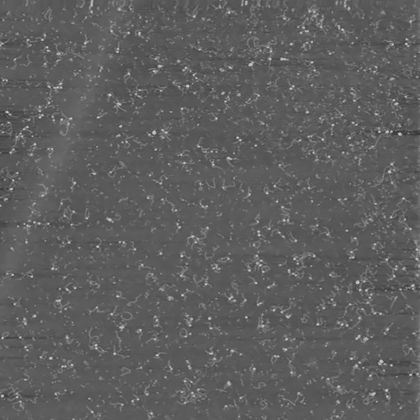
%> input picture 043_denoised.tif, 420 x 420 px, shrunk from 1920 x 1920 before the run
$ octave --eval "result = lowPassFilter(imread('043_denoised.tif'));"   (GNU Octave 9; MATLAB toolbox functions it lacks are replaced by stand-ins)
%> lines starting %> are read from the running program, lines starting %| are printed output that depends on the picture; in (x1, y1, x2, y2) boxes, pixels count from 0 and x2, y2 are one past the last pixel; in counts of white or black regions, pixels touching at a corner belong together; the program's own positions count from 1
function [ image ] = lowPassFilter( image )
%FFT Summary of this function goes here
%   Detailed explanation goes here

 	image = fftshift(fft2(image));
    gray_image = mat2gray(log(abs(image)));
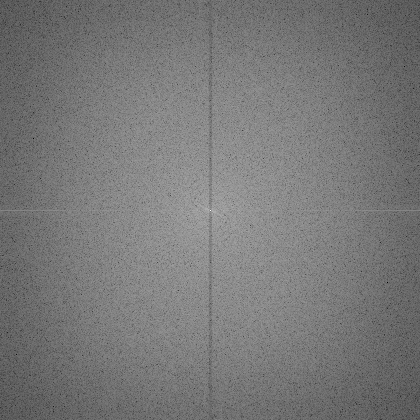
%> gray_image: size 420x420 double; min 0, max 1, mean 0.472
    threshold = graythresh(gray_image);
%> threshold = 0.471
    bwImage = im2bw(gray_image,threshold);
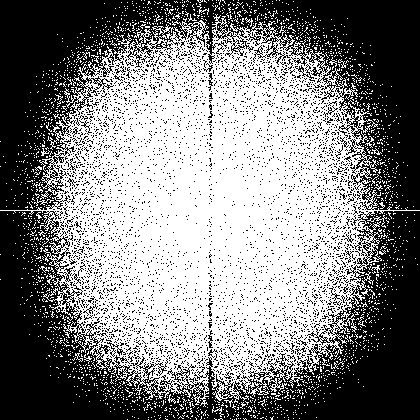
%> bwImage: size 420x420 logical; 50.9% white; 4148 black regions (4118 under 20 px), largest, box (x1, y1, x2, y2) and area: (0, 0, 420, 210) 38930, (0, 211, 420, 420) 38532, (295, 64, 315, 82) 81

    SE = strel('disk', 4, 8);
    bwImage(floor(size(bwImage, 1)/2) - 20 : floor(size(bwImage, 1)/2) + 20, ...
    floor(size(bwImage, 2)/2) - 20 : floor(size(bwImage, 2)/2) + 20) = 1;
    bwImage = imerode(bwImage, SE);
%> bwImage: size 420x420 logical; 6.4% white; 237 white regions (196 under 20 px), largest, box (x1, y1, x2, y2) and area: (121, 112, 300, 309) 8304, (134, 126, 154, 138) 91, (267, 283, 287, 295) 91
    bwImage = bwareafilt(bwImage, 1, 'largest');
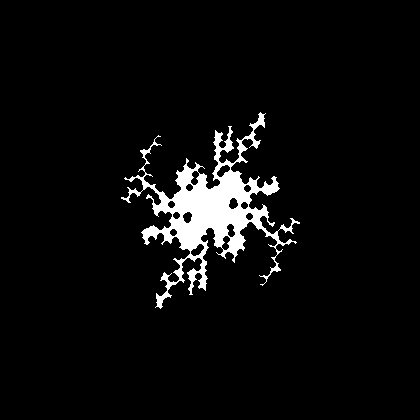
%> bwImage: size 420x420 logical; 4.7% white; 1 white region, box (x1, y1, x2, y2) and area: (121, 112, 300, 309) 8304
    bwImage = imfill(bwImage, 'holes');
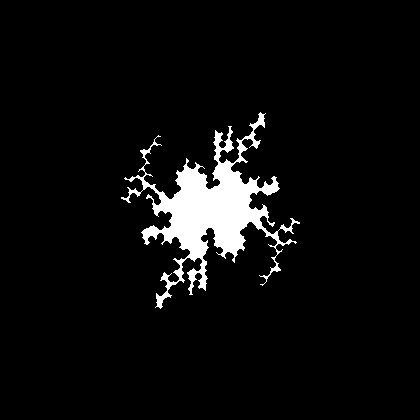
%> bwImage: size 420x420 logical; 5.2% white; 1 white region, box (x1, y1, x2, y2) and area: (121, 112, 300, 309) 9105
    % [12 lines of commented-out code are left out]
    bwImage(find(~(sum(bwImage, 2)>=75)), :) = 0;
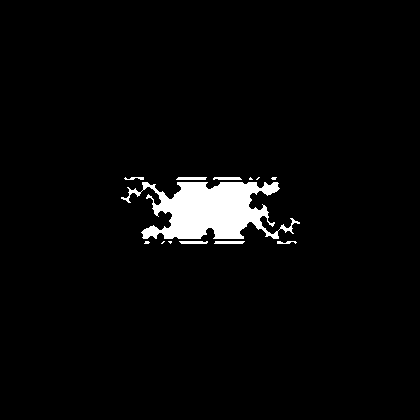
%> bwImage: size 420x420 logical; 3.4% white; 13 white regions (6 under 20 px), largest, box (x1, y1, x2, y2) and area: (121, 182, 300, 239) 5591, (176, 177, 207, 180) 88, (214, 241, 245, 244) 88

    SE = strel('disk', 80, 8);
    bwImage = imdilate(bwImage, SE);
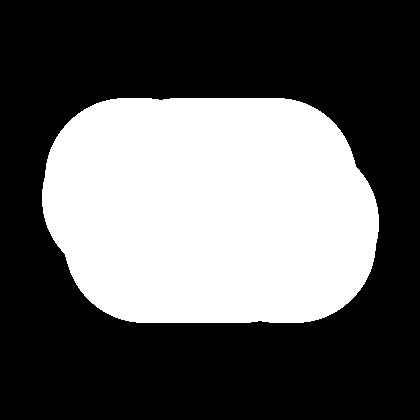
%> bwImage: size 420x420 logical; 37.3% white; 1 white region, box (x1, y1, x2, y2) and area: (42, 98, 379, 323) 65819
    cc = regionprops(bwImage, 'Centroid', 'MajorAxisLength', 'MinorAxisLength');
%> cc = 1 region; Centroid, MajorAxisLength and MinorAxisLength: [211 211] 349.3 242.1
%    hold on;
%    viscircles(cc.Centroid, rad);
    xcoord = (1:size(bwImage, 2)) - cc.Centroid(1);
%> xcoord = 420 values from -210 to 209
    ycoord = (1:size(bwImage, 1)) - cc.Centroid(2);
%> ycoord = 420 values from -210 to 209

    [y,x] = ndgrid(ycoord, xcoord);
    myZeros = zeros(size(bwImage));

    if (size(bwImage,1) == size(bwImage,2))
        rad = (0.55 * cc.MajorAxisLength + 0.45 * cc.MinorAxisLength)/2;
%> rad = 150.5
        myZeros((x.^2 + y.^2 < rad^2)) = 1;
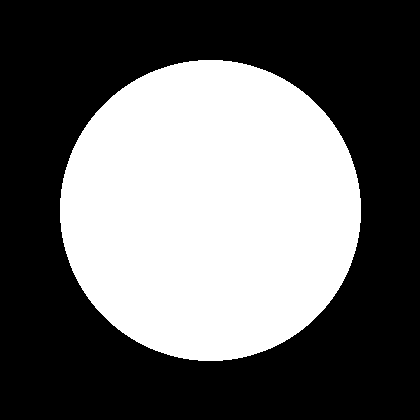
%> myZeros: size 420x420 double; values 0 (black) and 1 (white), 40.3% white; 1 white region, box (x1, y1, x2, y2) and area: (60, 60, 361, 361) 71169
    elseif (size(bwImage,1) < size(bwImage,2))
        myZeros((x.^2/((cc.MajorAxisLength/2)^2) + y.^2/((cc.MinorAxisLength/2)^2)) < 1) = 1;
    elseif (size(bwImage,1) > size(bwImage,2))
        myZeros((x.^2/((cc.MinorAxisLength/2)^2) + y.^2/((cc.MajorAxisLength/2)^2)) < 1) = 1;
    end

    image = myZeros .* image;
    image = uint8(real(ifft2(ifftshift(image))));

end

$ run again, on denoised_040.tif
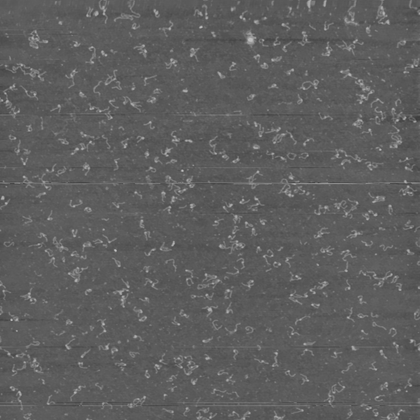
%> input picture denoised_040.tif, 420 x 420 px, shrunk from 1920 x 1920 before the run
%> threshold = 0.396
%> in lowPassFilter, `bwImage = im2bw(gray_image,threshold);`:
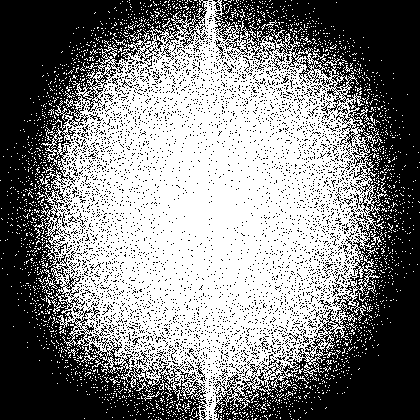
%> bwImage: size 420x420 logical; 50.8% white; 4290 black regions (4242 under 20 px), largest, box (x1, y1, x2, y2) and area: (0, 0, 208, 420) 38621, (213, 0, 420, 420) 38197, (271, 53, 285, 71) 60
%> cc = 1 region; Centroid, MajorAxisLength and MinorAxisLength: [210.8 210.3] 282.2 215.5
%> xcoord = 420 values from -209.8 to 209.2
%> ycoord = 420 values from -209.3 to 209.7
%> rad = 126.1
%> in lowPassFilter, `myZeros((x.^2 + y.^2 < rad^2)) = 1;`:
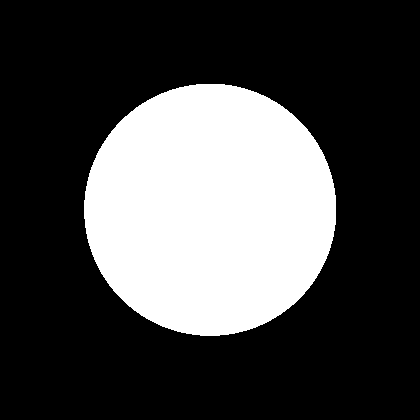
%> myZeros: size 420x420 double; values 0 (black) and 1 (white), 28.3% white; 1 white region, box (x1, y1, x2, y2) and area: (84, 84, 336, 336) 49962
